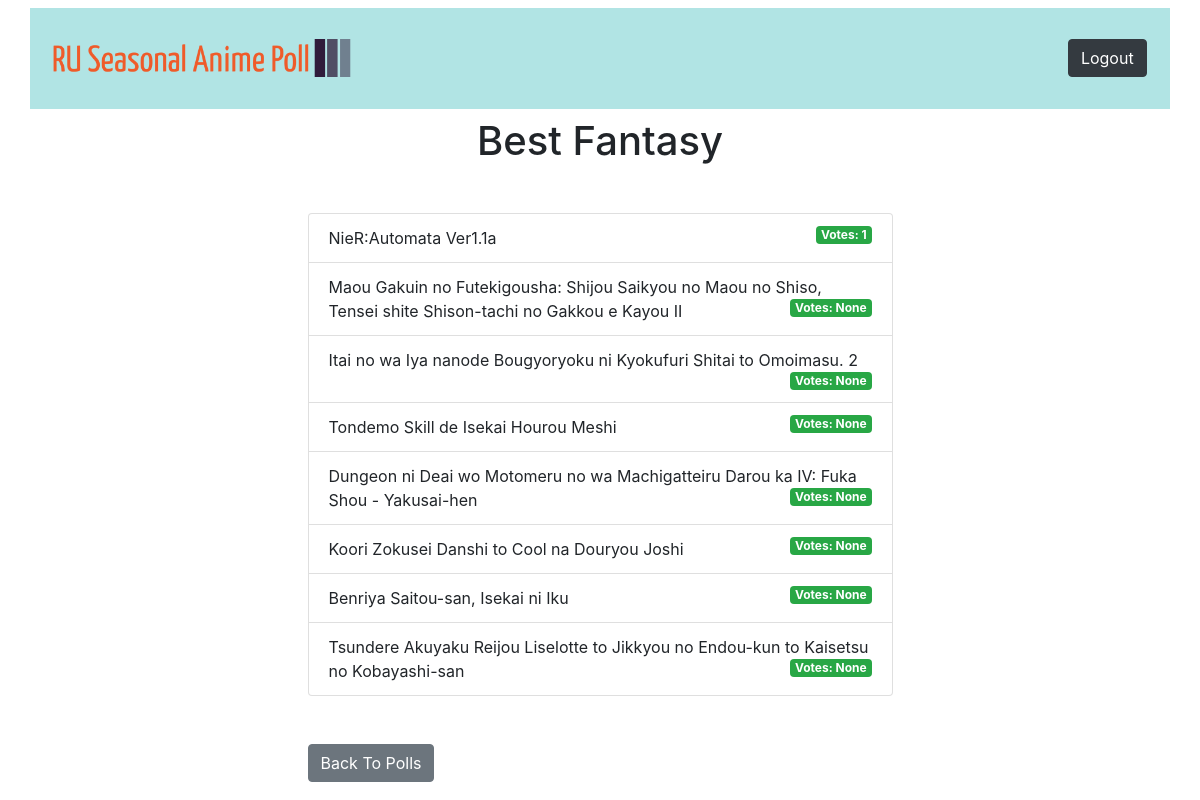
The page /polls/4/results/ (signed in) on the database its author committed.
### pollApp/models.py (models this page shows, shortened)
class Question(models.Model):
    question_text = models.CharField(max_length=300)
    pub_date = models.DateTimeField('date published')
    seasons = models.ManyToManyField(Season)
    image = models.ImageField(upload_to='question_images/', null=True, blank=True)
    category = models.ForeignKey(Category, on_delete=models.CASCADE, null=True, blank=True)

class Choice(models.Model):
    question = models.ForeignKey(Question, on_delete=models.CASCADE)
    choice_text = models.CharField(max_length=200)
    image = models.ImageField(upload_to='choice_images/', null=True, blank=True)

### pollApp/views.py (the view)
# urls.py: path('<int:question_id>/results/', views.results, name='results'),
@login_required
def results(request, question_id):
    question = get_object_or_404(Question, pk=question_id)
    choices = question.choice_set.annotate(total_votes=Sum('vote__votes')).order_by('-total_votes')[:10]
    context = {
        'question': question,
        'choices': choices,
    }
    return render(request, 'polls/results.html', context)

### pollApp/templates/polls/results.html
{% extends 'base.html' %}
{% block content %}
<h1 class="mb-5 text-center">{{ question.question_text }}</h1>
<ul class="list-group mb-5">
    {% for choice in choices %}
    <li class="list-group-item">
        {{ choice.choice_text }} <span class="badge badge-success float-right">
            Votes:{{ choice.votes|pluralize }}  {{ choice.total_votes }}
        </span>
    </li>
    {% endfor %}
</ul>
<a class="btn btn-secondary" href="{% url 'polls:index' %}">Back To Polls</a>
{% endblock %}

### rows shown on the page
Question: question_text "Best Fantasy"
Choice: choice_text "NieR:Automata Ver1.1a", total_votes "1"
Choice: choice_text "Maou Gakuin no Futekigousha: Shijou Saikyou no Maou no Shiso, Tensei shite Shison-tachi no Gakkou e Kayou II", total_votes "None"
Choice: choice_text "Itai no wa Iya nanode Bougyoryoku ni Kyokufuri Shitai to Omoimasu. 2", total_votes "None"
Choice: choice_text "Tondemo Skill de Isekai Hourou Meshi", total_votes "None"
Choice: choice_text "Dungeon ni Deai wo Motomeru no wa Machigatteiru Darou ka IV: Fuka Shou - Yakusai-hen", total_votes "None"
Choice: choice_text "Koori Zokusei Danshi to Cool na Douryou Joshi", total_votes "None"
Choice: choice_text "Benriya Saitou-san, Isekai ni Iku", total_votes "None"
Choice: choice_text "Tsundere Akuyaku Reijou Liselotte to Jikkyou no Endou-kun to Kaisetsu no Kobayashi-san", total_votes "None"
